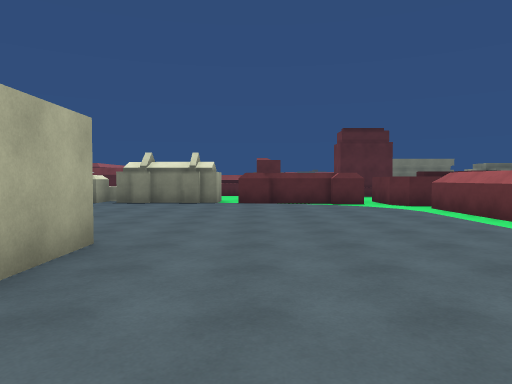
View 1 (above)

24 first-person views from a walk through a scene from a Unity 3-D project. The camera is 1.4 m above the floor, tilts 2° down and sees 70° across. The floor is counted in squares, 2 m on a side. Each view is taken from the middle of a square. On the plan, view 1 faces up. The plan holds only what a view shows up to about 11 squares ahead; the rest is blank. The place goes on beyond the plan. The player is left out.

View 2
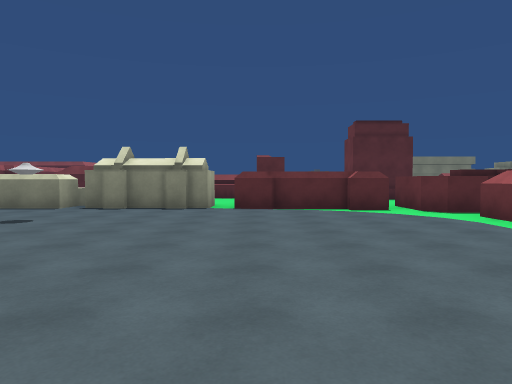

View 3
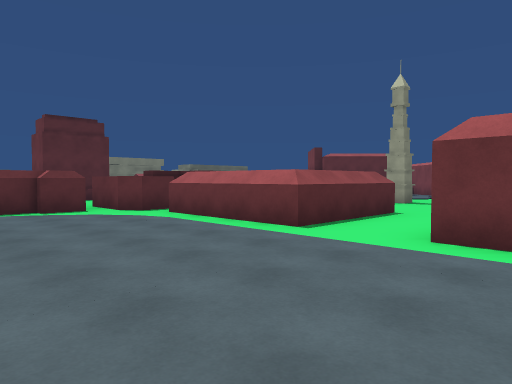

View 4
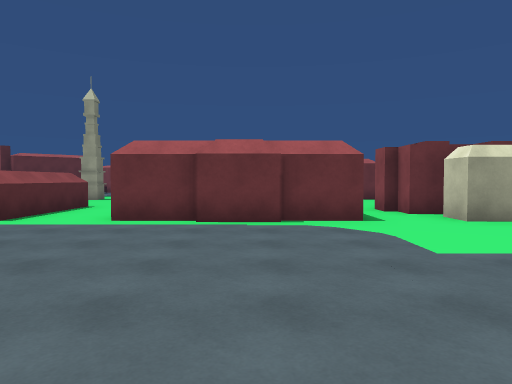

View 5
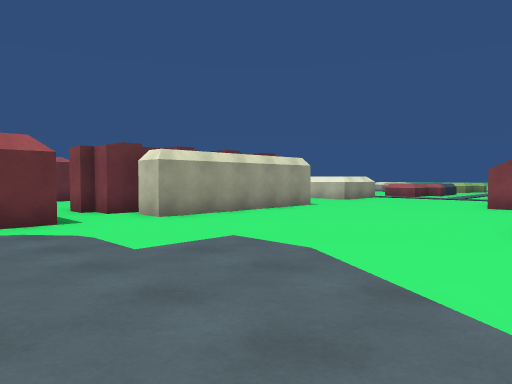

View 6
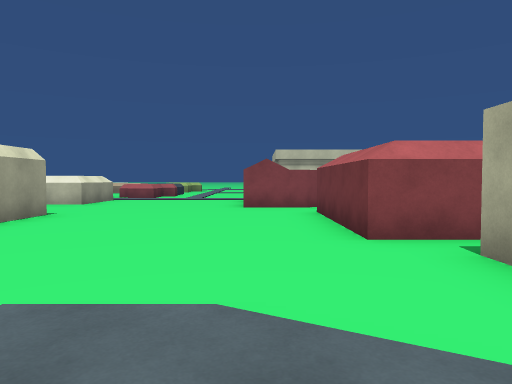

View 7
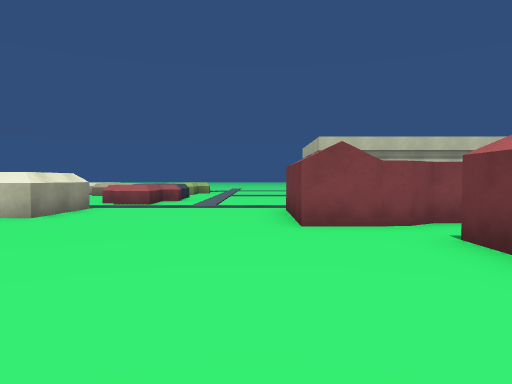

View 8
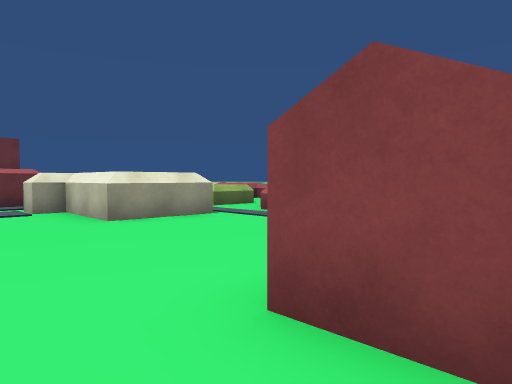

View 9
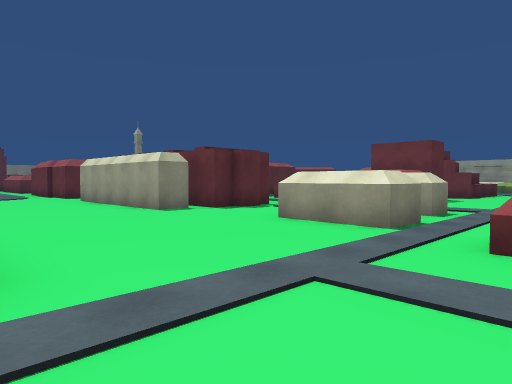

View 10
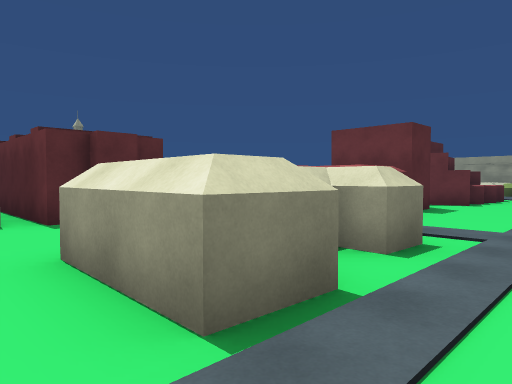

View 11
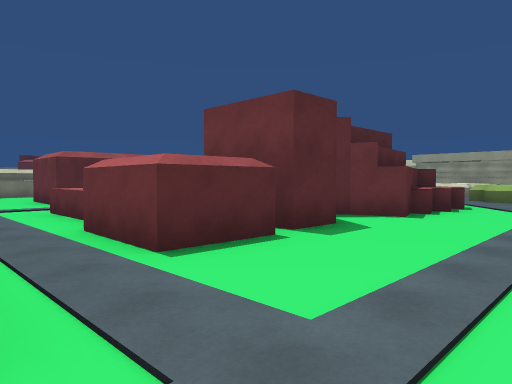

View 12
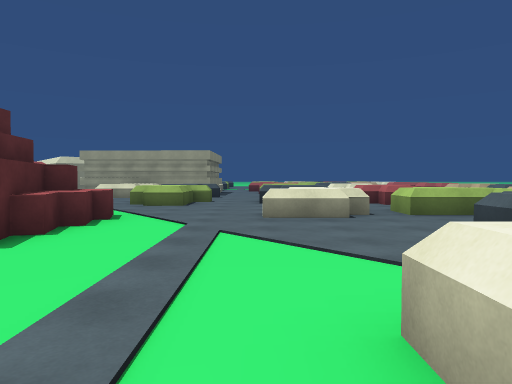

View 13
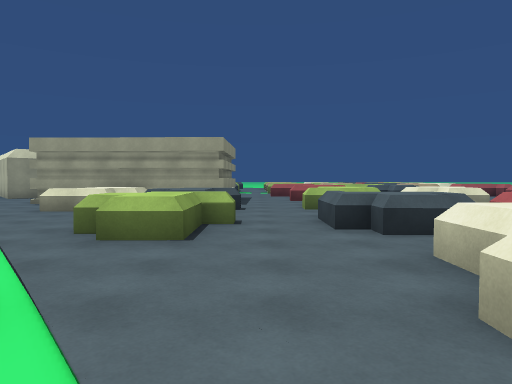

View 14
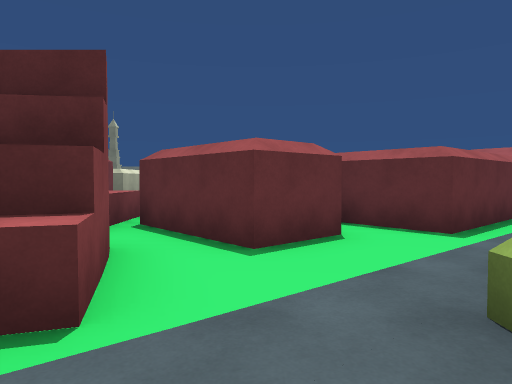

View 15
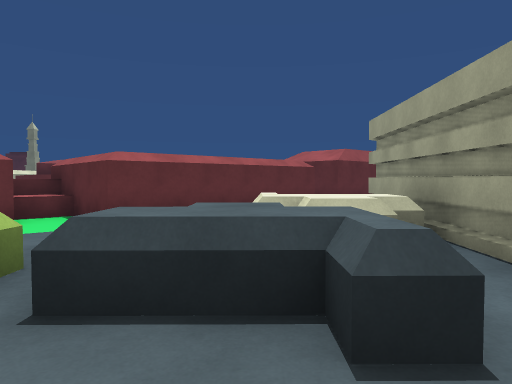

View 16
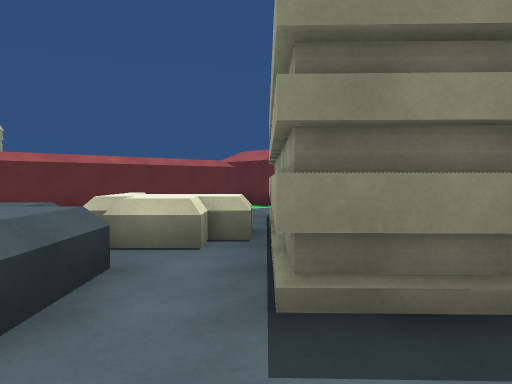

View 17
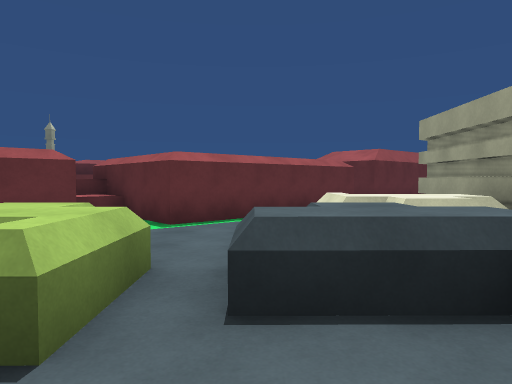

View 18
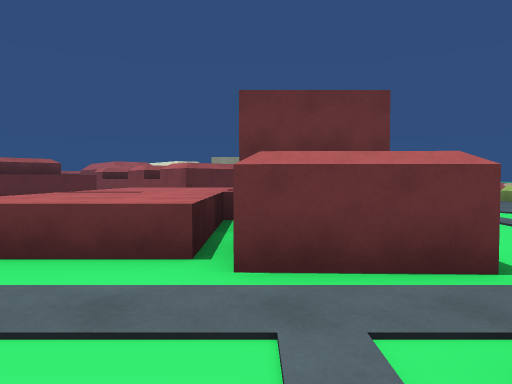

View 19
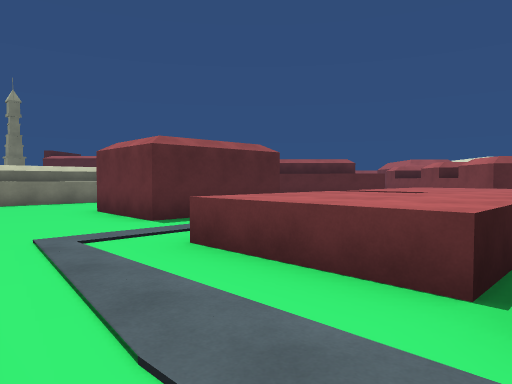

View 20
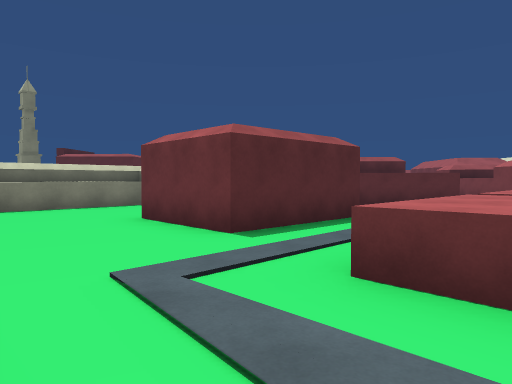

View 21
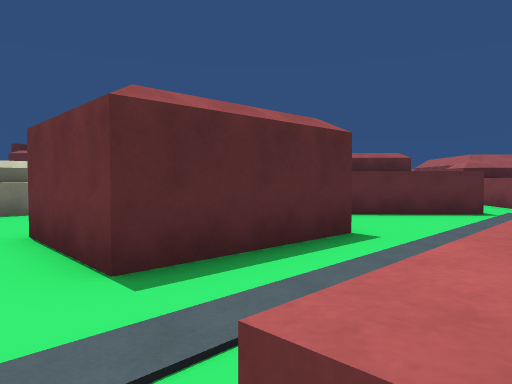

View 22
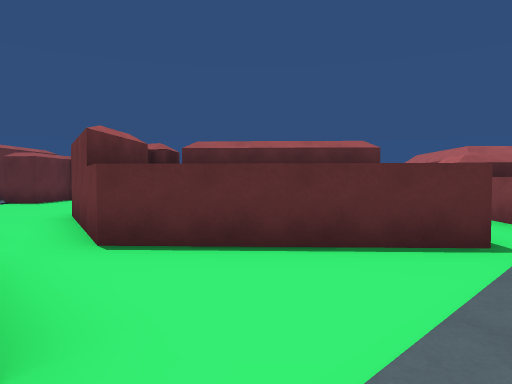

View 23
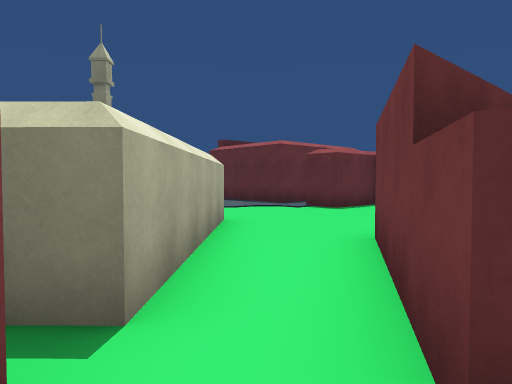

View 24
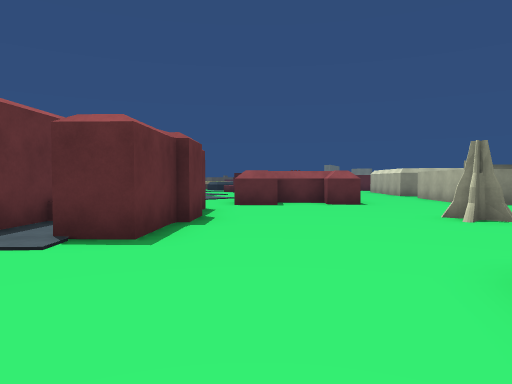

### Floor plan
Key: @ floor where view 1 was taken; # wall or solid block; . floor; ^ raised ledge; G garage; B building; T tower; F fountain; O other object.
Columns run from 6 left of view 1 to 27 right of it. Each row starts with its distance up from view 1.
 12  ^OOO.    O
 11 ##OOO.OOOOOOO              .#
 10 ..........OOO          # ##.###
  9  ..........O        ..####....#
  8    ........O        ...##.......
  7    ........O     T  ...#........
  6    ........OOO....  ............ B
  5     ............    ........F    B
  4     #.........      #........
  3     #......#    ^####...
  2      ......#    ... #..#
  1     .......#   .... #.##
  0     ..@....#   .... #.#
 -1     .......#   ...O O.#         B
 -2     .........#....O  ..^     B BB
 -3    #.......### ..OOOO...#   BB BBB
 -4    ........## ..........#..B B  B
 -5    ##......## ............B   BB.
 -6     #......## ...^^^^^^..BB  BB...
 -7     #......## ...^^^^^^BBBBBBB...G
 -8     #.......##...^^^^^^^BBB.B....G
 -9     ............O   #  #.B....OOG
-10     ###.......O.O ######.......O.G
-11       #....OOOO.OO...##^^..O..O..G
-12       #....OO.O............OOOO.GG
-13       ............................
-14       .......O.........O...OO.....
-15 GGGGGG....OO.OO  OO....OOO.OO  OO

Where each view was taken, in squares from view 1:
view 1: 0 up, 0 right, facing up
view 2: 2 up, 0 right, facing up
view 3: 2 up, 0 right, facing up-right
view 4: 1 up, 2 left, facing right
view 5: 1 up, 2 left, facing down-right
view 6: 0 up, 0 right, facing down
view 7: 4 down, 1 right, facing down
view 8: 8 down, 1 left, facing down-right
view 9: 15 down, 0 right, facing up-right
view 10: 14 down, 4 right, facing up-right
view 11: 14 down, 8 right, facing up-right
view 12: 14 down, 11 right, facing right
view 13: 13 down, 16 right, facing right
view 14: 13 down, 19 right, facing up
view 15: 14 down, 24 right, facing up
view 16: 14 down, 26 right, facing up
view 17: 14 down, 23 right, facing up
view 18: 9 down, 7 right, facing right
view 19: 9 down, 8 right, facing up-right
view 20: 7 down, 8 right, facing up-right
view 21: 6 down, 10 right, facing up-right
view 22: 5 down, 14 right, facing up-right
view 23: 2 down, 15 right, facing up
view 24: 3 up, 15 right, facing up-right
